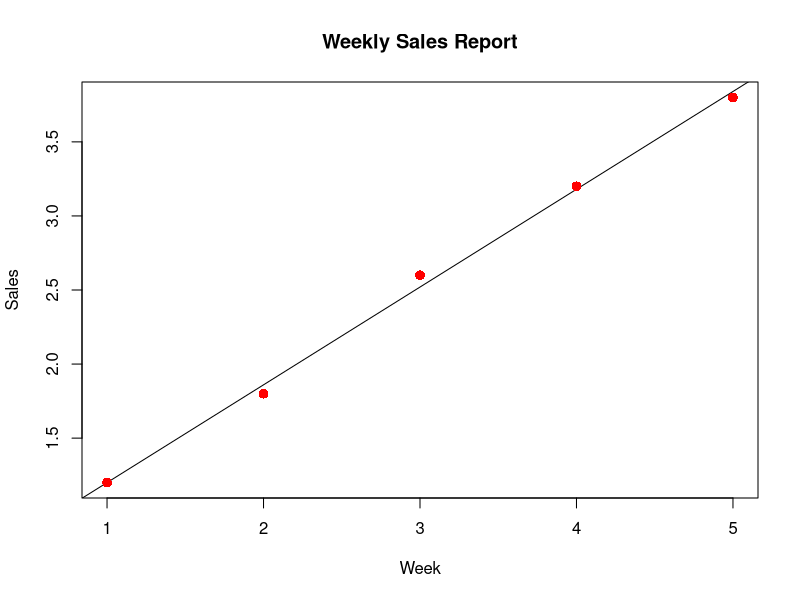

This figure's R source:
x <- c(1,2,3,4,5)
y <- c(1.2,1.8,2.6,3.2,3.8)

result <- lm(y ~ x)
print(summary(result))


png(file = "linear_regression.png")


plot(x,y, col = "red", main = "Weekly Sales Report",
     abline(lm(y~x)), cex = 1.3, pch = 16,
     xlab = "Week", ylab = "Sales")

dev.off() 
